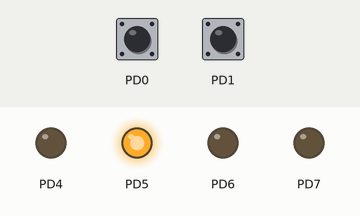
Simulated run of this program. Board: ATmega32, built with avr-gcc and emulated at 8 MHz. Shown: output pins drawn as LEDs (lit = HIGH). Dashed ring = blinking. The inputs (shaded band) are chosen by the test bench; at power-on: PD0 HIGH, PD1 HIGH.

Above: at 0.2 s.
1.7 s: PD0 pulled LOW for 0.4 s
At 2.3 s:
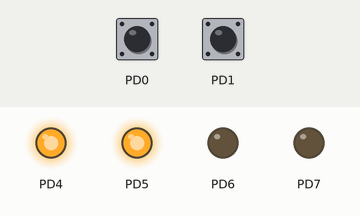
3.6 s: PD1 pulled LOW for 1 s
At 6.6 s:
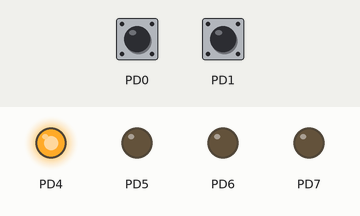
7.5 s: PD1 pulled LOW for 3.2 s
At 9.0 s:
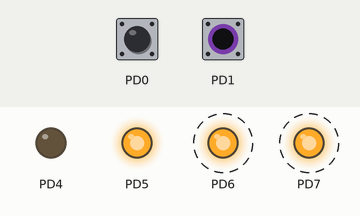
12.2 s: PD0 pulled LOW for 1 s
At 13.8 s:
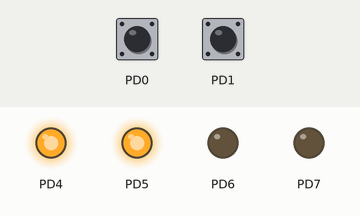
Timing chart, 0 to 15.3 s (numbered marks = the images above; inputs shaded):
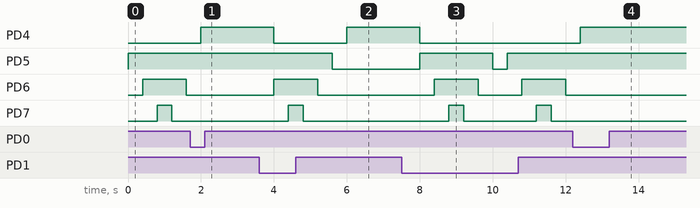

The program:

main.c
```c
/*
 * 7_segment.c
 *
 * Created: 5/30/2023 7:21:42 PM
 * Author : hassa
 */

#define F_CPU 8000000UL
#include <avr/io.h>
//#include "mem_map.h"
#include "utils.h"
#include <util/delay.h>


int main(void)
{

	// port a as an output led
	SETBIT(DDRD,5);
	SETBIT(DDRD,6);
	SETBIT(DDRD,7);
	// port a as an output led
	SETBIT(DDRD,4);

	// port c as an input
	CLEARBIT(DDRD,0);
	CLEARBIT(DDRD,1);
	SETBIT(PORTD,0);
	SETBIT(PORTD,1);
	volatile unsigned count = 5;
	while (1)
	{
		//turn on led
		while (count <=7 && READBIT(PIND,0)==1){
			SETBIT(PORTD,count);
			count++;
			_delay_ms(400);
		}
		count--;
		//turn off led
		while(count >=5 && READBIT(PIND,0)==1){
			CLEARBIT(PORTD,count);
			count--;
			_delay_ms(400);
		}
		count++;
		//alarm
		while (READBIT(PIND,1)==1){
			SETBIT(PORTD,4);
			_delay_ms(2000);
			CLEARBIT(PORTD,4);
		}

	}
}
```

utils.h
```c
/*
 * utils.h
 *
 * Created: 5/30/2023 7:22:48 PM
 *  Author: hassa
 */


#ifndef UTILS_H_
#define UTILS_H_

#define SETBIT(reg,bit)    reg = reg |  (1<<bit)
#define CLEARBIT(reg,bit)  reg = reg &~ (1<<bit)
#define TOGGLEBIT(reg,bit) reg = reg ^  (1<<bit)
#define READBIT(reg,bit)   ((reg>>bit)&1)


#endif /* UTILS_H_ */
```

Measured:
- after the input at 1.7 s, PD4: LOW → HIGH after 0.30 s instead of 0.70 s; PD5: stays HIGH (without the input it goes to LOW after 0.30 s)
- after the input at 3.6 s, PD4: HIGH → LOW after 0.40 s, → HIGH 2.0 s later; PD5: HIGH → LOW after 2.0 s; PD6: LOW → HIGH after 0.40 s, → LOW 1.2 s later; PD7: LOW → HIGH after 0.80 s, → LOW 0.40 s later
- after the input at 7.5 s, PD4: HIGH → LOW after 0.50 s; PD5: LOW → HIGH after 0.50 s, → LOW 2.0 s later, → HIGH 0.40 s later; PD6: alternates HIGH for 1.2 s and LOW for 1.2 s, starting after 0.90 s; PD7: alternates HIGH for 0.40 s and LOW for 2.0 s, starting after 1.3 s
- after the input at 12.2 s, PD4: LOW → HIGH after 0.20 s instead of 0.60 s; PD5: stays HIGH (without the input it goes to LOW after 0.20 s)
